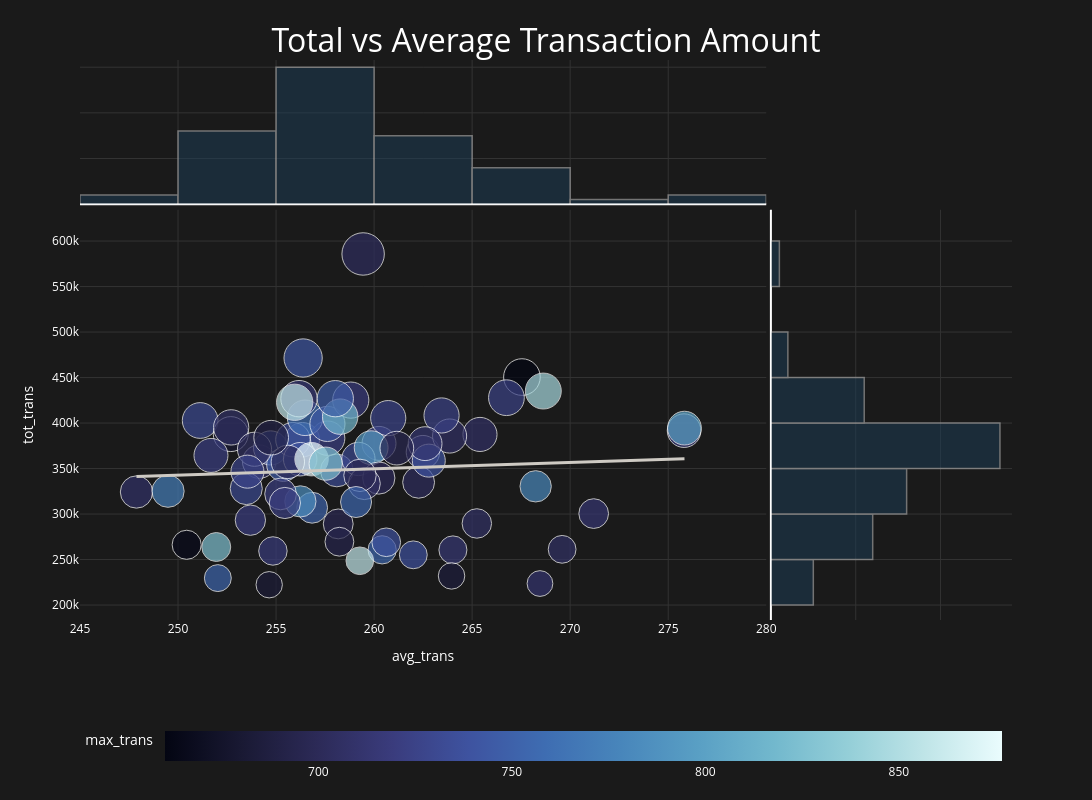

The code cell stored with this chart in its notebook:
### Code cell
# Visualize the correlation between average and total transaction amounts by city

graphic_i = px.scatter(df_i.reset_index(), x="avg_trans", y="tot_trans", marginal_x="histogram", marginal_y="histogram",trendline="ols",
                     size = "count_users" , size_max=30, hover_name="city", hover_data={"avg_trans": True, "tot_trans": True}, color="max_trans")

# Adjust figure size
graphic_i.update_layout( width=1200, height=800)

# Configure title
graphic_i.update_layout(title={"text": "Total vs Average Transaction Amount", "x": 0.5,"xanchor": "center",
                             "yanchor": "top","font": {"size": 32,"color": "#FFFFFF" }})

# Apply colors
graphic_i.update_layout(coloraxis_colorscale="Ice")

graphic_i.update_layout(paper_bgcolor="#1a1a1a", plot_bgcolor="#1a1a1a",
                      font_color="#FFFFFF",legend_title_font_color="#FFFFFF",legend_font_color="#FFFFFF")

graphic_i.update_xaxes(color= "#FFFFFF", gridcolor="#333")
graphic_i.update_yaxes(color="#FFFFFF", gridcolor="#333")

# Customize hist and trendline
graphic_i.update_traces(marker_color="#1d3e58", marker_line_color="#cccccc", marker_line_width=1.5, selector=dict(type="histogram"))
graphic_i.update_traces(line=dict( color= "#cecac3", width=3), selector=dict(mode="lines"))

# Configure colorbar
graphic_i.update_layout(coloraxis_colorbar=dict(orientation="h",y=-0.3,x=0.5,xanchor="center",title="max_trans"))

graphic_i.write_html("Images_Plotly/graphic_i.html")
graphic_i.show()

### Figure 1 — Plotly figure (JSON) as saved in the notebook; plotly's stock layout.template omitted (floating-point values rounded to 4 significant figures)
{"data": [{"hovertemplate": "<b>%{hovertext}</b><br><br>avg_trans=%{x}<br>tot_trans=%{y}<br>count_users=%{marker.size}<br>max_trans=%{marker.color}<extra></extra>", "hovertext": ["Amadora", "Amsterdam", "Barcelona", "Berlin", "Bilbao", "Birmingham", "Braga", "Calgary", "Chicago", "Coimbra", "Cologne", "Dallas", "Edmonton", "Eindhoven", "Frankfurt", "Funchal", "Gdansk", "Genoa", "Glasgow", "Gothenburg", "Groningen", "Hamburg", "Hamilton", "Houston", "Kitchener", "Krakow", "Leeds", "Lisbon", "Liverpool", "Lodz", "London", "Los Angeles", "Lyon", "Madrid", "Malmö", "Manchester", "Marseille", "Milan", "Montreal", "Munich", "Nantes", "Naples", "New York", "Nice", "Ottawa", "Palermo", "Paris", "Philadelphia", "Phoenix", "Porto", "Poznan", "Quebec City", "Rome", "Rotterdam", "San Antonio", "San Diego", "San Jose", "Sevilla", "Stockholm", "Stuttgart", "The Hague", "Toronto", "Toulouse", "Turin", "Uppsala", "Utrecht", "Valencia", "Vancouver", "Västerås", "Warsaw", "Winnipeg", "Wroclaw", "Zaragoza", "Örebro"], "legendgroup": "", "marker": {"color": [706.4, 732.7, 754.1, 714.5, 722.9, 722.6, 708.2, 712.3, 780.3, 706.0, 734.9, 685.6, 718.3, 706.0, 729.5, 746.0, 703.0, 718.5, 733.9, 706.5, 759.8, 730.6, 755, 858.5, 707.1, 751.0, 772.0, 743.8, 680.1, 730.9, 724.9, 784.5, 736.6, 660.4, 707.0, 703.0, 703.6, 715.0, 753.4, 741.7, 725.8, 721.3, 737.6, 699.5, 737.5, 876.7, 720.8, 845.9, 707.0, 719.2, 724.4, 665.0, 794.9, 701.0, 713.4, 825.1, 706.4, 817.1, 697.1, 800.5, 858.6, 693.5, 721.5, 739.0, 712.8, 746.9, 696.8, 683.4, 726.5, 824.6, 754.4, 689.8, 696.6, 720.4], "coloraxis": "coloraxis", "size": [1460, 1348, 1489, 987, 1451, 1488, 1308, 833, 1232, 1407, 1463, 879, 1018, 1402, 1391, 1387, 1277, 1420, 1492, 1462, 1582, 1604, 1001, 959, 969, 1195, 1303, 1549, 1535, 1294, 1550, 1225, 1406, 1684, 1564, 2258, 1462, 1666, 911, 1839, 1555, 1262, 974, 1398, 1032, 1403, 1222, 1620, 1092, 1643, 1604, 1063, 1435, 1305, 1108, 1047, 1285, 1576, 1120, 1430, 1652, 1044, 1448, 1365, 1437, 1654, 1321, 873, 1367, 1380, 1209, 1507, 1426, 1156], "sizemode": "area", "sizeref": 2.509, "symbol": "circle"}, "mode": "markers", "name": "", "orientation": "v", "showlegend": false, "type": "scatter", "x": [265.4, 258.1, 256.3, 264.0, 260.2, 257.6, 247.9, 268.5, 268.2, 254.1, 254.7, 263.9, 254.8, 262.5, 259.2, 255.4, 262.3, 275.8, 255.9, 263.9, 256.5, 251.1, 260.4, 259.3, 269.6, 256.8, 249.5, 257.6, 252.7, 253.5, 263.4, 256.2, 256.2, 267.5, 252.7, 259.4, 253.9, 256.2, 252.0, 256.4, 260.7, 255.2, 262, 255.6, 260.6, 256.8, 255.4, 268.6, 265.2, 258.8, 266.8, 250.4, 259.9, 260.2, 271.2, 251.9, 259.5, 258.3, 258.2, 275.8, 255.9, 258.2, 251.7, 262.8, 262.6, 258.0, 259.3, 254.7, 253.5, 257.5, 259.1, 254.8, 261.2, 253.7], "xaxis": "x", "y": [387500.0, 347900.0, 381700.0, 260600.0, 377600.0, 383400.0, 324200.0, 223600.0, 330500.0, 357600.0, 372700.0, 232000.0, 259400.0, 368000.0, 360600.0, 354200.0, 334900.0, 391600.0, 381700.0, 385700.0, 405800.0, 402809, 260700.0, 248600.0, 261200.0, 306900.0, 325100.0, 399000.0, 387900.0, 328000.0, 408300.0, 313900.0, 360300.0, 450500.0, 395200.0, 585800.0, 371200.0, 426800.0, 229600.0, 471500.0, 405400.0, 322100.0, 255200.0, 357300.0, 269000.0, 360300.0, 312200.0, 435200.0, 289600.0, 425200.0, 427900.0, 266200.0, 372900.0, 339600.0, 300500.0, 263800.0, 333500.0, 407000.0, 289200.0, 394400.0, 422800.0, 269600.0, 364400.0, 358700.0, 377400.0, 426800.0, 342500.0, 222300.0, 346600.0, 355400.0, 313200.0, 383900.0, 372400.0, 293300.0], "yaxis": "y"}, {"alignmentgroup": "True", "bingroup": "x", "hovertemplate": "avg_trans=%{x}<br>count=%{y}<extra></extra>", "legendgroup": "", "marker": {"color": "#1d3e58", "line": {"color": "#cccccc", "width": 1.5}}, "name": "", "offsetgroup": "", "opacity": 0.5, "showlegend": false, "type": "histogram", "x": [265.4, 258.1, 256.3, 264.0, 260.2, 257.6, 247.9, 268.5, 268.2, 254.1, 254.7, 263.9, 254.8, 262.5, 259.2, 255.4, 262.3, 275.8, 255.9, 263.9, 256.5, 251.1, 260.4, 259.3, 269.6, 256.8, 249.5, 257.6, 252.7, 253.5, 263.4, 256.2, 256.2, 267.5, 252.7, 259.4, 253.9, 256.2, 252.0, 256.4, 260.7, 255.2, 262, 255.6, 260.6, 256.8, 255.4, 268.6, 265.2, 258.8, 266.8, 250.4, 259.9, 260.2, 271.2, 251.9, 259.5, 258.3, 258.2, 275.8, 255.9, 258.2, 251.7, 262.8, 262.6, 258.0, 259.3, 254.7, 253.5, 257.5, 259.1, 254.8, 261.2, 253.7], "xaxis": "x3", "yaxis": "y3"}, {"alignmentgroup": "True", "bingroup": "y", "hovertemplate": "tot_trans=%{y}<br>count=%{x}<extra></extra>", "legendgroup": "", "marker": {"color": "#1d3e58", "line": {"color": "#cccccc", "width": 1.5}}, "name": "", "offsetgroup": "", "opacity": 0.5, "showlegend": false, "type": "histogram", "xaxis": "x2", "y": [387500.0, 347900.0, 381700.0, 260600.0, 377600.0, 383400.0, 324200.0, 223600.0, 330500.0, 357600.0, 372700.0, 232000.0, 259400.0, 368000.0, 360600.0, 354200.0, 334900.0, 391600.0, 381700.0, 385700.0, 405800.0, 402809, 260700.0, 248600.0, 261200.0, 306900.0, 325100.0, 399000.0, 387900.0, 328000.0, 408300.0, 313900.0, 360300.0, 450500.0, 395200.0, 585800.0, 371200.0, 426800.0, 229600.0, 471500.0, 405400.0, 322100.0, 255200.0, 357300.0, 269000.0, 360300.0, 312200.0, 435200.0, 289600.0, 425200.0, 427900.0, 266200.0, 372900.0, 339600.0, 300500.0, 263800.0, 333500.0, 407000.0, 289200.0, 394400.0, 422800.0, 269600.0, 364400.0, 358700.0, 377400.0, 426800.0, 342500.0, 222300.0, 346600.0, 355400.0, 313200.0, 383900.0, 372400.0, 293300.0], "yaxis": "y2"}, {"hovertemplate": "<b>OLS trendline</b><br>tot_trans = 698.053 * avg_trans + 168281<br>R<sup>2</sup>=0.003710<br><br>avg_trans=%{x}<br>tot_trans=%{y} <b>(trend)</b><extra></extra>", "legendgroup": "", "line": {"color": "#cecac3", "width": 3}, "marker": {"symbol": "circle"}, "mode": "lines", "name": "", "showlegend": false, "type": "scatter", "x": [247.9, 249.5, 250.4, 251.1, 251.7, 251.9, 252.0, 252.7, 252.7, 253.5, 253.5, 253.7, 253.9, 254.1, 254.7, 254.7, 254.8, 254.8, 255.2, 255.4, 255.4, 255.6, 255.9, 255.9, 256.2, 256.2, 256.2, 256.3, 256.4, 256.5, 256.8, 256.8, 257.5, 257.6, 257.6, 258.0, 258.1, 258.2, 258.2, 258.3, 258.8, 259.1, 259.2, 259.3, 259.3, 259.4, 259.5, 259.9, 260.2, 260.2, 260.4, 260.6, 260.7, 261.2, 262, 262.3, 262.5, 262.6, 262.8, 263.4, 263.9, 263.9, 264.0, 265.2, 265.4, 266.8, 267.5, 268.2, 268.5, 268.6, 269.6, 271.2, 275.8, 275.8], "xaxis": "x", "y": [341300.0, 342400.0, 343100.0, 343600.0, 344000.0, 344200.0, 344200.0, 344700.0, 344700.0, 345200.0, 345300.0, 345400.0, 345500.0, 345700.0, 346000.0, 346100.0, 346100.0, 346200.0, 346400.0, 346500.0, 346600.0, 346700.0, 346900.0, 346900.0, 347100.0, 347100.0, 347100.0, 347200.0, 347200.0, 347300.0, 347500.0, 347600.0, 348100.0, 348100.0, 348100.0, 348400.0, 348400.0, 348500.0, 348500.0, 348600.0, 348900.0, 349100.0, 349200.0, 349300.0, 349300.0, 349400.0, 349400.0, 349700.0, 349900.0, 349900.0, 350100.0, 350200.0, 350300.0, 350600.0, 351200.0, 351400.0, 351500.0, 351600.0, 351700.0, 352200.0, 352500.0, 352500.0, 352600.0, 353400.0, 353500.0, 354500.0, 355000.0, 355500.0, 355700.0, 355800.0, 356500.0, 357600.0, 360800.0, 360800.0], "yaxis": "y"}], "layout": {"barmode": "overlay", "coloraxis": {"colorbar": {"orientation": "h", "title": {"text": "max_trans"}, "x": 0.5, "xanchor": "center", "y": -0.3}, "colorscale": [[0, "rgb(3, 5, 18)"], [0.09091, "rgb(25, 25, 51)"], [0.1818, "rgb(44, 42, 87)"], [0.2727, "rgb(58, 60, 125)"], [0.3636, "rgb(62, 83, 160)"], [0.4545, "rgb(62, 109, 178)"], [0.5455, "rgb(72, 134, 187)"], [0.6364, "rgb(89, 159, 196)"], [0.7273, "rgb(114, 184, 205)"], [0.8182, "rgb(149, 207, 216)"], [0.9091, "rgb(192, 229, 232)"], [1, "rgb(234, 252, 253)"]]}, "font": {"color": "#FFFFFF"}, "height": 800, "legend": {"font": {"color": "#FFFFFF"}, "itemsizing": "constant", "title": {"font": {"color": "#FFFFFF"}}, "tracegroupgap": 0}, "margin": {"t": 60}, "paper_bgcolor": "#1a1a1a", "plot_bgcolor": "#1a1a1a", "title": {"font": {"color": "#FFFFFF", "size": 32}, "text": "Total vs Average Transaction Amount", "x": 0.5, "xanchor": "center", "yanchor": "top"}, "width": 1200, "xaxis": {"anchor": "y", "color": "#FFFFFF", "domain": [0, 0.7363], "gridcolor": "#333", "title": {"text": "avg_trans"}}, "xaxis2": {"anchor": "y2", "color": "#FFFFFF", "domain": [0.7413, 1], "gridcolor": "#333", "matches": "x2", "showgrid": true, "showline": false, "showticklabels": false, "ticks": ""}, "xaxis3": {"anchor": "y3", "color": "#FFFFFF", "domain": [0, 0.7363], "gridcolor": "#333", "matches": "x", "showgrid": true, "showticklabels": false}, "xaxis4": {"anchor": "y4", "color": "#FFFFFF", "domain": [0.7413, 1], "gridcolor": "#333", "matches": "x2", "showgrid": true, "showline": false, "showticklabels": false, "ticks": ""}, "yaxis": {"anchor": "x", "color": "#FFFFFF", "domain": [0, 0.7326], "gridcolor": "#333", "title": {"text": "tot_trans"}}, "yaxis2": {"anchor": "x2", "color": "#FFFFFF", "domain": [0, 0.7326], "gridcolor": "#333", "matches": "y", "showgrid": true, "showticklabels": false}, "yaxis3": {"anchor": "x3", "color": "#FFFFFF", "domain": [0.7426, 1], "gridcolor": "#333", "matches": "y3", "showgrid": true, "showline": false, "showticklabels": false, "ticks": ""}, "yaxis4": {"anchor": "x4", "color": "#FFFFFF", "domain": [0.7426, 1], "gridcolor": "#333", "matches": "y3", "showgrid": true, "showline": false, "showticklabels": false, "ticks": ""}}}
